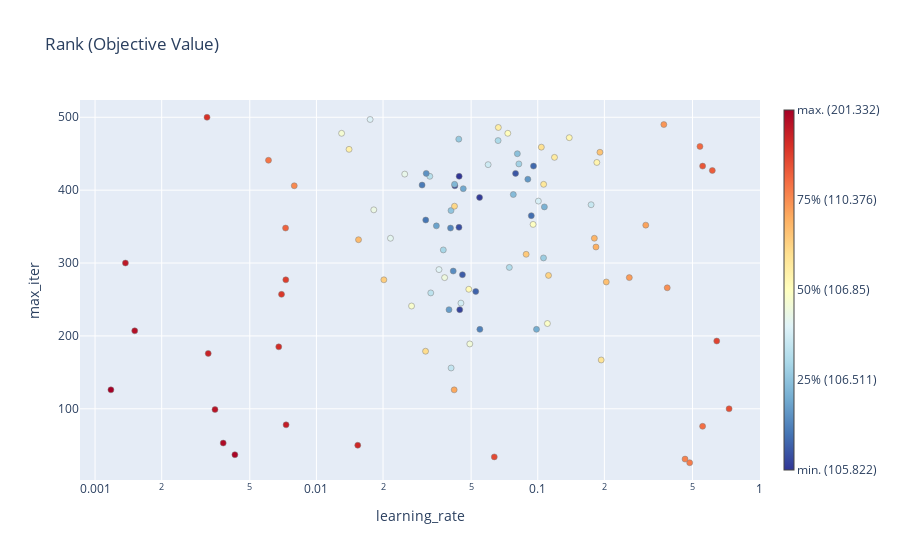

Notebook cell for this chart:
### Markdown cell above
We can observe a region where `learning_rate < 0.015` in which the objective value is high.  
To improve the optimization process, we could **increase the lower bound of the learning rate to 0.015** instead of 0.001.

Additionally, we notice that trials with `max_iter < 200` rarely lead to good performance.  
We could further **restrict the search space** by adjusting the lower bound of `max_iter`.

These adjustments would guide Optuna to focus on regions with better performance, allowing it to explore the most promising areas in more detail.

We can also perform a quick validation using `optuna.visualization.plot_rank()` to identify which hyperparameter ranges consistently provide the best results.

### Code cell
optuna.visualization.plot_rank(study=study, params=["learning_rate","max_iter"])

### Figure 1 — Plotly figure (JSON) as saved in the notebook; plotly's stock layout.template omitted (floating-point values rounded to 4 significant figures)
{"data": [{"hovertemplate": "%{hovertext}<extra></extra>", "hovertext": ["Trial #0<br>max_iter: 193<br>learning_rate: 0.6436364315084161<br>l2_regularization: 0.0<br><b>Objective Value: 118.00771720173168</b>", "Trial #1<br>max_iter: 435<br>learning_rate: 0.05968147125797707<br>l2_regularization: 0.2<br><b>Objective Value: 106.59748624327959</b>", "Trial #2<br>max_iter: 99<br>learning_rate: 0.003481940932030817<br>l2_regularization: 1.0<br><b>Objective Value: 182.32543556526153</b>", "Trial #3<br>max_iter: 78<br>learning_rate: 0.007295686093122071<br>l2_regularization: 0.2<br><b>Objective Value: 165.04456208936122</b>", "Trial #4<br>max_iter: 300<br>learning_rate: 0.0013715946543834<br>l2_regularization: 1.0<br><b>Objective Value: 176.8275332541643</b>", "Trial #5<br>max_iter: 406<br>learning_rate: 0.007941507417113072<br>l2_regularization: 0.1<br><b>Objective Value: 111.13197094227193</b>", "Trial #6<br>max_iter: 26<br>learning_rate: 0.4856830940160751<br>l2_regularization: 0.1<br><b>Objective Value: 112.07172088234437</b>", "Trial #7<br>max_iter: 100<br>learning_rate: 0.7317927858928183<br>l2_regularization: 0.1<br><b>Objective Value: 117.59889252701126</b>", "Trial #8<br>max_iter: 53<br>learning_rate: 0.0037929830616928737<br>l2_regularization: 1.0<br><b>Objective Value: 195.82342199508932</b>", "Trial #9<br>max_iter: 185<br>learning_rate: 0.0067600307410323295<br>l2_regularization: 1.0<br><b>Objective Value: 134.4699877246395</b>", "Trial #10<br>max_iter: 438<br>learning_rate: 0.1848970871985383<br>l2_regularization: 0.2<br><b>Objective Value: 106.89749249988255</b>", "Trial #11<br>max_iter: 472<br>learning_rate: 0.13879350931215192<br>l2_regularization: 0.2<br><b>Objective Value: 106.89447134286459</b>", "Trial #12<br>max_iter: 422<br>learning_rate: 0.025059371248829204<br>l2_regularization: 0.2<br><b>Objective Value: 106.75711523884719</b>", "Trial #13<br>max_iter: 245<br>learning_rate: 0.044971755715670685<br>l2_regularization: 0.2<br><b>Objective Value: 106.64566354482828</b>", "Trial #14<br>max_iter: 236<br>learning_rate: 0.03972684339331107<br>l2_regularization: 0.2<br><b>Objective Value: 106.38567255596898</b>", "Trial #15<br>max_iter: 352<br>learning_rate: 0.30759256231299137<br>l2_regularization: 1.0<br><b>Objective Value: 108.07586728384084</b>", "Trial #16<br>max_iter: 497<br>learning_rate: 0.017487171098117565<br>l2_regularization: 0.0<br><b>Objective Value: 106.66974521236261</b>", "Trial #17<br>max_iter: 312<br>learning_rate: 0.08862169330452568<br>l2_regularization: 0.1<br><b>Objective Value: 107.1716482081059</b>", "Trial #18<br>max_iter: 332<br>learning_rate: 0.015498159924762044<br>l2_regularization: 0.5<br><b>Objective Value: 107.28975706112321</b>", "Trial #19<br>max_iter: 34<br>learning_rate: 0.06362673192830154<br>l2_regularization: 0.0<br><b>Objective Value: 117.62192668493452</b>", "Trial #20<br>max_iter: 500<br>learning_rate: 0.0032053017593866354<br>l2_regularization: 0.2<br><b>Objective Value: 125.9796980319836</b>", "Trial #21<br>max_iter: 236<br>learning_rate: 0.04441774962311097<br>l2_regularization: 0.2<br><b>Objective Value: 106.13290909807348</b>", "Trial #22<br>max_iter: 217<br>learning_rate: 0.11056139912389396<br>l2_regularization: 0.5<br><b>Objective Value: 106.84326392136008</b>", "Trial #23<br>max_iter: 274<br>learning_rate: 0.203975053413971<br>l2_regularization: 0.2<br><b>Objective Value: 107.27731598967756</b>", "Trial #24<br>max_iter: 126<br>learning_rate: 0.041917775035023766<br>l2_regularization: 0.2<br><b>Objective Value: 107.62125922437095</b>", "Trial #25<br>max_iter: 264<br>learning_rate: 0.048810904888226904<br>l2_regularization: 0.0<br><b>Objective Value: 106.8772378303478</b>", "Trial #26<br>max_iter: 277<br>learning_rate: 0.007273137964314109<br>l2_regularization: 0.2<br><b>Objective Value: 119.65363285192338</b>", "Trial #27<br>max_iter: 470<br>learning_rate: 0.043980491776654404<br>l2_regularization: 1.0<br><b>Objective Value: 106.52479728348416</b>", "Trial #28<br>max_iter: 441<br>learning_rate: 0.006074992552175533<br>l2_regularization: 1.0<br><b>Objective Value: 113.83910643174484</b>", "Trial #29<br>max_iter: 478<br>learning_rate: 0.07323222300937943<br>l2_regularization: 1.0<br><b>Objective Value: 106.85523048363319</b>", "Trial #30<br>max_iter: 373<br>learning_rate: 0.018165475022265492<br>l2_regularization: 1.0<br><b>Objective Value: 106.75747364545612</b>", "Trial #31<br>max_iter: 241<br>learning_rate: 0.026905025330253997<br>l2_regularization: 0.2<br><b>Objective Value: 106.84211970176166</b>", "Trial #32<br>max_iter: 468<br>learning_rate: 0.06619172518847227<br>l2_regularization: 0.5<br><b>Objective Value: 106.56221818390185</b>", "Trial #33<br>max_iter: 433<br>learning_rate: 0.09567221377941001<br>l2_regularization: 0.5<br><b>Objective Value: 106.28002534802982</b>", "Trial #34<br>max_iter: 334<br>learning_rate: 0.18016131524611456<br>l2_regularization: 0.5<br><b>Objective Value: 107.46808219020292</b>", "Trial #35<br>max_iter: 427<br>learning_rate: 0.6146786332561386<br>l2_regularization: 0.5<br><b>Objective Value: 114.97585429420218</b>", "Trial #36<br>max_iter: 450<br>learning_rate: 0.08087439137781598<br>l2_regularization: 0.1<br><b>Objective Value: 106.49883049976586</b>", "Trial #37<br>max_iter: 445<br>learning_rate: 0.11901258343861461<br>l2_regularization: 0.1<br><b>Objective Value: 106.9517234892869</b>", "Trial #38<br>max_iter: 433<br>learning_rate: 0.5557231248053935<br>l2_regularization: 0.0<br><b>Objective Value: 115.70299313813628</b>", "Trial #39<br>max_iter: 189<br>learning_rate: 0.049320961957091354<br>l2_regularization: 1.0<br><b>Objective Value: 106.78190807703571</b>", "Trial #40<br>max_iter: 156<br>learning_rate: 0.040602380878608575<br>l2_regularization: 0.1<br><b>Objective Value: 106.58442515838536</b>", "Trial #41<br>max_iter: 207<br>learning_rate: 0.001510734107661825<br>l2_regularization: 0.5<br><b>Objective Value: 185.05538013280454</b>", "Trial #42<br>max_iter: 490<br>learning_rate: 0.371190025102323<br>l2_regularization: 0.1<br><b>Objective Value: 109.9645224113149</b>", "Trial #43<br>max_iter: 419<br>learning_rate: 0.032531856625030574<br>l2_regularization: 0.1<br><b>Objective Value: 106.57281906906967</b>", "Trial #44<br>max_iter: 167<br>learning_rate: 0.1934971301571552<br>l2_regularization: 0.2<br><b>Objective Value: 107.01799840801233</b>", "Trial #45<br>max_iter: 126<br>learning_rate: 0.0011793149178812342<br>l2_regularization: 0.0<br><b>Objective Value: 201.33220007361618</b>", "Trial #46<br>max_iter: 365<br>learning_rate: 0.09351638430955536<br>l2_regularization: 0.0<br><b>Objective Value: 106.28619252592807</b>", "Trial #47<br>max_iter: 307<br>learning_rate: 0.10616541110176513<br>l2_regularization: 0.0<br><b>Objective Value: 106.53136743258763</b>", "Trial #48<br>max_iter: 415<br>learning_rate: 0.0902009974610817<br>l2_regularization: 0.0<br><b>Objective Value: 106.38340884248149</b>", "Trial #49<br>max_iter: 394<br>learning_rate: 0.07755736507877875<br>l2_regularization: 0.0<br><b>Objective Value: 106.47687592036156</b>", "Trial #50<br>max_iter: 459<br>learning_rate: 0.1037828350103939<br>l2_regularization: 0.0<br><b>Objective Value: 107.03123813427749</b>", "Trial #51<br>max_iter: 372<br>learning_rate: 0.040561689516957336<br>l2_regularization: 0.0<br><b>Objective Value: 106.51480146914587</b>", "Trial #52<br>max_iter: 380<br>learning_rate: 0.1741732855208484<br>l2_regularization: 0.0<br><b>Objective Value: 106.58661636181722</b>", "Trial #53<br>max_iter: 406<br>learning_rate: 0.04220383716204576<br>l2_regularization: 0.0<br><b>Objective Value: 106.16326682521628</b>", "Trial #54<br>max_iter: 31<br>learning_rate: 0.4627953413861904<br>l2_regularization: 1.0<br><b>Objective Value: 112.04610278777176</b>", "Trial #55<br>max_iter: 50<br>learning_rate: 0.015375693645301556<br>l2_regularization: 0.5<br><b>Objective Value: 153.08347860547636</b>", "Trial #56<br>max_iter: 284<br>learning_rate: 0.045679740254821286<br>l2_regularization: 0.2<br><b>Objective Value: 106.21121829616453</b>", "Trial #57<br>max_iter: 334<br>learning_rate: 0.021607944839941755<br>l2_regularization: 0.2<br><b>Objective Value: 106.71864821982376</b>", "Trial #58<br>max_iter: 348<br>learning_rate: 0.007255828631494085<br>l2_regularization: 0.0<br><b>Objective Value: 114.73151614481087</b>", "Trial #59<br>max_iter: 349<br>learning_rate: 0.04406587095899168<br>l2_regularization: 0.5<br><b>Objective Value: 106.19935293835744</b>", "Trial #60<br>max_iter: 359<br>learning_rate: 0.0311855614482693<br>l2_regularization: 0.5<br><b>Objective Value: 106.289442742506</b>", "Trial #61<br>max_iter: 348<br>learning_rate: 0.04035280356614023<br>l2_regularization: 0.5<br><b>Objective Value: 106.36183924977938</b>", "Trial #62<br>max_iter: 478<br>learning_rate: 0.012996156927051094<br>l2_regularization: 0.5<br><b>Objective Value: 106.8260528132141</b>", "Trial #63<br>max_iter: 280<br>learning_rate: 0.037946977483750005<br>l2_regularization: 0.5<br><b>Objective Value: 106.75793324300565</b>", "Trial #64<br>max_iter: 423<br>learning_rate: 0.07937673046888538<br>l2_regularization: 0.5<br><b>Objective Value: 106.20384265918243</b>", "Trial #65<br>max_iter: 294<br>learning_rate: 0.074409247298943<br>l2_regularization: 0.2<br><b>Objective Value: 106.56294465451647</b>", "Trial #66<br>max_iter: 377<br>learning_rate: 0.1071416172119135<br>l2_regularization: 0.5<br><b>Objective Value: 106.44633468402981</b>", "Trial #67<br>max_iter: 486<br>learning_rate: 0.06636294444251656<br>l2_regularization: 0.5<br><b>Objective Value: 106.93144522735376</b>", "Trial #68<br>max_iter: 452<br>learning_rate: 0.190936684425233<br>l2_regularization: 0.5<br><b>Objective Value: 107.18807085098929</b>", "Trial #69<br>max_iter: 402<br>learning_rate: 0.046080977218649066<br>l2_regularization: 0.2<br><b>Objective Value: 106.4079773118821</b>", "Trial #70<br>max_iter: 289<br>learning_rate: 0.041505883026074684<br>l2_regularization: 1.0<br><b>Objective Value: 106.36766009662058</b>", "Trial #71<br>max_iter: 390<br>learning_rate: 0.054594983497834516<br>l2_regularization: 0.5<br><b>Objective Value: 105.97460150691313</b>", "Trial #72<br>max_iter: 419<br>learning_rate: 0.04415436713676083<br>l2_regularization: 0.5<br><b>Objective Value: 105.82181081240428</b>", "Trial #73<br>max_iter: 407<br>learning_rate: 0.030020486120039998<br>l2_regularization: 0.5<br><b>Objective Value: 106.30758171975313</b>", "Trial #74<br>max_iter: 351<br>learning_rate: 0.03483509071900468<br>l2_regularization: 0.5<br><b>Objective Value: 106.40173558559788</b>", "Trial #75<br>max_iter: 408<br>learning_rate: 0.10631576674790791<br>l2_regularization: 0.5<br><b>Objective Value: 106.9976606816694</b>", "Trial #76<br>max_iter: 257<br>learning_rate: 0.006957514223817917<br>l2_regularization: 0.1<br><b>Objective Value: 122.70380257414384</b>", "Trial #77<br>max_iter: 408<br>learning_rate: 0.04208503769173186<br>l2_regularization: 0.5<br><b>Objective Value: 106.44917944039447</b>", "Trial #78<br>max_iter: 266<br>learning_rate: 0.3845309482711467<br>l2_regularization: 0.1<br><b>Objective Value: 110.12345795670767</b>", "Trial #79<br>max_iter: 261<br>learning_rate: 0.052459279202480925<br>l2_regularization: 0.2<br><b>Objective Value: 106.26316424230566</b>", "Trial #80<br>max_iter: 179<br>learning_rate: 0.031126016665259958<br>l2_regularization: 0.2<br><b>Objective Value: 107.05983999287587</b>", "Trial #81<br>max_iter: 37<br>learning_rate: 0.0042828071743374165<br>l2_regularization: 0.1<br><b>Objective Value: 200.23332518129268</b>", "Trial #82<br>max_iter: 353<br>learning_rate: 0.09527208567138463<br>l2_regularization: 0.2<br><b>Objective Value: 106.84538541816588</b>", "Trial #83<br>max_iter: 283<br>learning_rate: 0.11184498937548007<br>l2_regularization: 0.2<br><b>Objective Value: 107.09554548816557</b>", "Trial #84<br>max_iter: 209<br>learning_rate: 0.05476255010925358<br>l2_regularization: 0.2<br><b>Objective Value: 106.32524146893365</b>", "Trial #85<br>max_iter: 436<br>learning_rate: 0.08215837353869877<br>l2_regularization: 0.5<br><b>Objective Value: 106.53336543071936</b>", "Trial #86<br>max_iter: 277<br>learning_rate: 0.020169772706375266<br>l2_regularization: 0.2<br><b>Objective Value: 107.16269471968523</b>", "Trial #87<br>max_iter: 456<br>learning_rate: 0.014043156289505448<br>l2_regularization: 0.0<br><b>Objective Value: 106.9221857715677</b>", "Trial #88<br>max_iter: 291<br>learning_rate: 0.03579189176007694<br>l2_regularization: 0.1<br><b>Objective Value: 106.71130987767928</b>", "Trial #89<br>max_iter: 322<br>learning_rate: 0.1832107602510346<br>l2_regularization: 0.5<br><b>Objective Value: 107.57895443668812</b>", "Trial #90<br>max_iter: 76<br>learning_rate: 0.5555449774954119<br>l2_regularization: 0.0<br><b>Objective Value: 114.3185051570814</b>", "Trial #91<br>max_iter: 318<br>learning_rate: 0.03743569537533866<br>l2_regularization: 0.0<br><b>Objective Value: 106.54002431267192</b>", "Trial #92<br>max_iter: 423<br>learning_rate: 0.031343510103757556<br>l2_regularization: 0.5<br><b>Objective Value: 106.37489391060049</b>", "Trial #93<br>max_iter: 385<br>learning_rate: 0.10064599957405249<br>l2_regularization: 0.5<br><b>Objective Value: 106.65802227749117</b>", "Trial #94<br>max_iter: 209<br>learning_rate: 0.09869752257431415<br>l2_regularization: 0.2<br><b>Objective Value: 106.43809745322416</b>", "Trial #95<br>max_iter: 259<br>learning_rate: 0.03285824743047257<br>l2_regularization: 0.2<br><b>Objective Value: 106.57286913696628</b>", "Trial #96<br>max_iter: 378<br>learning_rate: 0.042056073686509376<br>l2_regularization: 1.0<br><b>Objective Value: 107.06140147340962</b>", "Trial #97<br>max_iter: 176<br>learning_rate: 0.0032457353688203875<br>l2_regularization: 0.2<br><b>Objective Value: 164.9427935704535</b>", "Trial #98<br>max_iter: 460<br>learning_rate: 0.5404570407073622<br>l2_regularization: 1.0<br><b>Objective Value: 114.47758409318148</b>", "Trial #99<br>max_iter: 280<br>learning_rate: 0.25920654524362596<br>l2_regularization: 0.0<br><b>Objective Value: 108.5318170984788</b>"], "marker": {"color": ["rgb(224.0, 67.0, 48.0)", "rgb(205.0, 234.0, 243.0)", "rgb(185.0, 19.0, 38.0)", "rgb(195.0, 29.0, 39.0)", "rgb(190.0, 24.0, 39.0)", "rgb(248.0, 137.0, 80.0)", "rgb(246.0, 123.0, 74.0)", "rgb(230.0, 79.0, 53.0)", "rgb(175.0, 10.0, 38.0)", "rgb(210.0, 44.0, 39.0)", "rgb(255.0, 244.0, 174.0)", "rgb(255.0, 247.0, 179.0)", "rgb(232.0, 246.0, 234.0)", "rgb(210.0, 236.0, 244.0)", "rgb(103.0, 157.0, 201.0)", "rgb(251.0, 163.0, 92.0)", "rgb(221.0, 241.0, 247.0)", "rgb(254.0, 201.0, 122.0)", "rgb(253.0, 186.0, 108.0)", "rgb(227.0, 73.0, 51.0)", "rgb(215.0, 49.0, 39.0)", "rgb(53.0, 67.0, 155.0)", "rgb(250.0, 253.0, 200.0)", "rgb(253.0, 191.0, 113.0)", "rgb(252.0, 169.0, 95.0)", "rgb(255.0, 250.0, 184.0)", "rgb(221.0, 61.0, 45.0)", "rgb(150.0, 201.0, 224.0)", "rgb(245.0, 117.0, 71.0)", "rgb(255.0, 253.0, 189.0)", "rgb(235.0, 247.0, 228.0)", "rgb(247.0, 252.0, 205.0)", "rgb(173.0, 218.0, 233.0)", "rgb(65.0, 105.0, 174.0)", "rgb(253.0, 181.0, 103.0)", "rgb(236.0, 92.0, 59.0)", "rgb(139.0, 192.0, 219.0)", "rgb(254.0, 235.0, 160.0)", "rgb(233.0, 86.0, 56.0)", "rgb(241.0, 250.0, 217.0)", "rgb(194.0, 228.0, 240.0)", "rgb(180.0, 15.0, 38.0)", "rgb(250.0, 150.0, 86.0)", "rgb(183.0, 223.0, 236.0)", "rgb(254.0, 228.0, 151.0)", "rgb(165.0, 0.0, 38.0)", "rgb(67.0, 111.0, 177.0)", "rgb(156.0, 205.0, 226.0)", "rgb(98.0, 152.0, 198.0)", "rgb(134.0, 187.0, 217.0)", "rgb(254.0, 225.0, 146.0)", "rgb(145.0, 196.0, 222.0)", "rgb(199.0, 231.0, 241.0)", "rgb(55.0, 73.0, 158.0)", "rgb(247.0, 130.0, 77.0)", "rgb(205.0, 39.0, 39.0)", "rgb(61.0, 92.0, 168.0)", "rgb(228.0, 245.0, 240.0)", "rgb(239.0, 98.0, 62.0)", "rgb(57.0, 79.0, 162.0)", "rgb(69.0, 118.0, 180.0)", "rgb(84.0, 135.0, 189.0)", "rgb(244.0, 251.0, 211.0)", "rgb(238.0, 248.0, 223.0)", "rgb(59.0, 86.0, 165.0)", "rgb(178.0, 220.0, 235.0)", "rgb(123.0, 178.0, 212.0)", "rgb(254.0, 238.0, 165.0)", "rgb(253.0, 196.0, 117.0)", "rgb(112.0, 168.0, 207.0)", "rgb(88.0, 140.0, 192.0)", "rgb(51.0, 60.0, 152.0)", "rgb(49.0, 54.0, 149.0)", "rgb(74.0, 123.0, 183.0)", "rgb(107.0, 163.0, 204.0)", "rgb(254.0, 232.0, 155.0)", "rgb(218.0, 55.0, 42.0)", "rgb(128.0, 183.0, 214.0)", "rgb(249.0, 143.0, 83.0)", "rgb(63.0, 99.0, 171.0)", "rgb(254.0, 221.0, 141.0)", "rgb(170.0, 5.0, 38.0)", "rgb(253.0, 254.0, 194.0)", "rgb(254.0, 211.0, 132.0)", "rgb(79.0, 129.0, 186.0)", "rgb(162.0, 209.0, 229.0)", "rgb(254.0, 206.0, 127.0)", "rgb(255.0, 241.0, 170.0)", "rgb(225.0, 243.0, 246.0)", "rgb(253.0, 176.0, 98.0)", "rgb(244.0, 110.0, 68.0)", "rgb(167.0, 214.0, 231.0)", "rgb(93.0, 146.0, 195.0)", "rgb(215.0, 239.0, 246.0)", "rgb(117.0, 174.0, 209.0)", "rgb(189.0, 226.0, 238.0)", "rgb(254.0, 216.0, 136.0)", "rgb(200.0, 34.0, 39.0)", "rgb(242.0, 104.0, 65.0)", "rgb(251.0, 156.0, 89.0)"], "line": {"color": "Grey", "width": 0.5}}, "mode": "markers", "showlegend": false, "type": "scatter", "x": [0.6436, 0.05968, 0.003482, 0.007296, 0.001372, 0.007942, 0.4857, 0.7318, 0.003793, 0.00676, 0.1849, 0.1388, 0.02506, 0.04497, 0.03973, 0.3076, 0.01749, 0.08862, 0.0155, 0.06363, 0.003205, 0.04442, 0.1106, 0.204, 0.04192, 0.04881, 0.007273, 0.04398, 0.006075, 0.07323, 0.01817, 0.02691, 0.06619, 0.09567, 0.1802, 0.6147, 0.08087, 0.119, 0.5557, 0.04932, 0.0406, 0.001511, 0.3712, 0.03253, 0.1935, 0.001179, 0.09352, 0.1062, 0.0902, 0.07756, 0.1038, 0.04056, 0.1742, 0.0422, 0.4628, 0.01538, 0.04568, 0.02161, 0.007256, 0.04407, 0.03119, 0.04035, 0.013, 0.03795, 0.07938, 0.07441, 0.1071, 0.06636, 0.1909, 0.04608, 0.04151, 0.05459, 0.04415, 0.03002, 0.03484, 0.1063, 0.006958, 0.04209, 0.3845, 0.05246, 0.03113, 0.004283, 0.09527, 0.1118, 0.05476, 0.08216, 0.02017, 0.01404, 0.03579, 0.1832, 0.5555, 0.03744, 0.03134, 0.1006, 0.0987, 0.03286, 0.04206, 0.003246, 0.5405, 0.2592], "y": [193, 435, 99, 78, 300, 406, 26, 100, 53, 185, 438, 472, 422, 245, 236, 352, 497, 312, 332, 34, 500, 236, 217, 274, 126, 264, 277, 470, 441, 478, 373, 241, 468, 433, 334, 427, 450, 445, 433, 189, 156, 207, 490, 419, 167, 126, 365, 307, 415, 394, 459, 372, 380, 406, 31, 50, 284, 334, 348, 349, 359, 348, 478, 280, 423, 294, 377, 486, 452, 402, 289, 390, 419, 407, 351, 408, 257, 408, 266, 261, 179, 37, 353, 283, 209, 436, 277, 456, 291, 322, 76, 318, 423, 385, 209, 259, 378, 176, 460, 280]}, {"hoverinfo": "none", "marker": {"cmax": 1, "cmin": 0, "colorbar": {"thickness": 10, "ticktext": ["min. (105.822)", "25% (106.511)", "50% (106.85)", "75% (110.376)", "max. (201.332)"], "tickvals": [0, 0.25, 0.5, 0.75, 1]}, "colorscale": [[0, "rgb(49,54,149)"], [0.1, "rgb(69,117,180)"], [0.2, "rgb(116,173,209)"], [0.3, "rgb(171,217,233)"], [0.4, "rgb(224,243,248)"], [0.5, "rgb(255,255,191)"], [0.6, "rgb(254,224,144)"], [0.7, "rgb(253,174,97)"], [0.8, "rgb(244,109,67)"], [0.9, "rgb(215,48,39)"], [1, "rgb(165,0,38)"]], "showscale": true}, "mode": "markers", "showlegend": false, "type": "scatter", "x": [null], "y": [null]}], "layout": {"title": {"text": "Rank (Objective Value)"}, "xaxis": {"range": [-3.068, 0.004026], "title": {"text": "learning_rate"}, "type": "log"}, "yaxis": {"range": [2.3, 523.7], "title": {"text": "max_iter"}}}}
